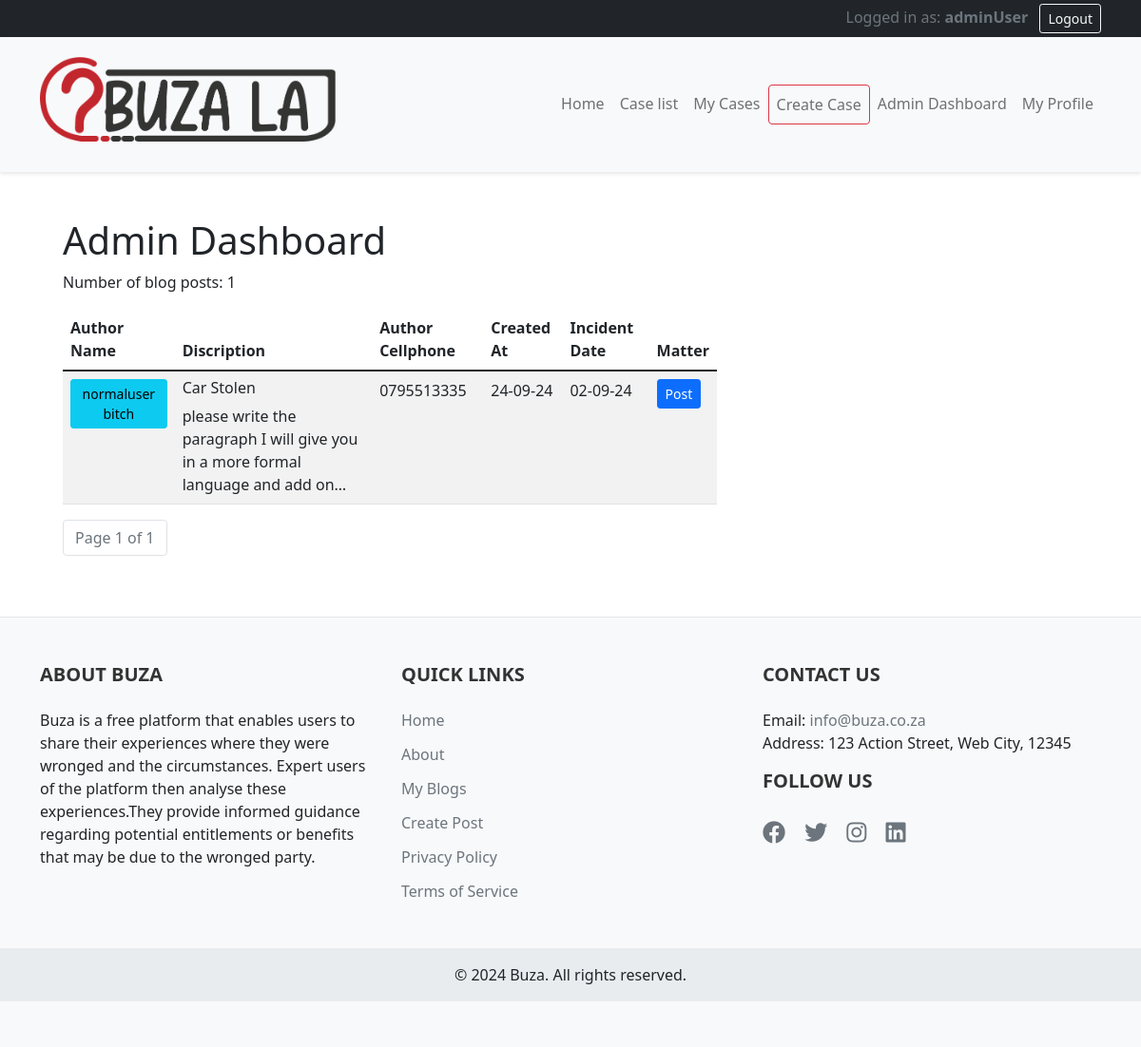
/admin-dashboard/ (signed in), run on the app's committed database.
### blog/models.py (models this page shows, shortened)
class BlogPost(models.Model):
    AGAINST_CHOICES = [
        ('Eastern Cape', 'Eastern Cape'),
        ('Free State', 'Free State'),
        ('Gauteng', 'Gauteng'),
        ('KwaZulu-Natal', 'KwaZulu-Natal'),
        ('Limpopo', 'Limpopo'),
        ('Mpumalanga', 'Mpumalanga'),
        ('North West', 'North West'),
        ('Western Cape', 'Western Cape'),
        ('Northern Cape', 'Northern Cape,'),
    ]
    title = models.CharField(max_length=200)
    content = models.TextField()
    author = models.ForeignKey(User, on_delete=models.CASCADE)
    author_name = models.CharField(max_length=100, blank=True)  # New field
    created_at = models.DateTimeField(auto_now_add=True)
    updated_at = models.DateTimeField(auto_now=True)
    against = models.CharField(max_length=100)
    suburb = models.CharField(max_length=100)
    incident_date = models.DateField()
    file1 = models.FileField(upload_to='blog_files/', blank=True, null=True)
    file2 = models.FileField(upload_to='blog_files/', blank=True, null=True)
    file3 = models.FileField(upload_to='blog_files/', blank=True, null=True)
    file4 = models.FileField(upload_to='blog_files/', blank=True, null=True)
    province = models.CharField(max_length=100, choices=AGAINST_CHOICES)

class UserProfile(models.Model):
    user = models.OneToOneField(User, on_delete=models.CASCADE, related_name='profile')
    phone_number = models.CharField(max_length=15, blank=True)
    profession = models.CharField(max_length=100,blank=True, null=True)

### blog/views.py (the view)
# urls.py: path('admin-dashboard/', views.admin_dashboard, name='admin_dashboard'),
@user_passes_test(is_admin)
def admin_dashboard(request):
    blog_posts = BlogPost.objects.all().order_by('-created_at')
    print(f"Number of blog posts: {blog_posts.count()}")
    for post in blog_posts:
        post.detail_url = reverse('post_detail', args=[post.id])
    paginator = Paginator(blog_posts, 10)  # Show 10 posts per page
    page_number = request.GET.get('page')
    page_obj = paginator.get_page(page_number)
    context = {
        'blog_posts': page_obj,
    }
    return render(request, 'blog/admin_dashboard.html', context)

### blog/views.py (called while the page is built)
def is_admin(user):
    return user.is_authenticated and user.is_staff

### blog/templates/blog/admin_dashboard.html (shortened to what this page needs)
{% extends 'blog/base.html' %}
{% block content %}
<div class="container mt-4">
    <h1>Admin Dashboard</h1>
    <p>Number of blog posts: {{ blog_posts.paginator.count }}</p>
    <div class="table-responsive">
        <table class="table table-striped">
            <thead>
                <tr>
                    <th>Author Name</th>
                    <th>Discription</th>
                    <th>Author Cellphone</th>
                    <th>Created At</th>
                    <th>Incident Date</th>
                    <th>Matter</th>
                </tr>
            </thead>
            <tbody>
                {% for post in blog_posts %}
                <tr>
                    <td>
                        <a href="{% url 'user_profile' post.author.username %}" class="btn btn-sm btn-info ml-2">{{ post.author.first_name }} </a>
                    </td>
                    <td> <h6>{{ post.title }}</h6>{{ post.content |truncatechars:80}}</td>
                    <td>{{ post.author.profile.phone_number}}</td>
                    <td>{{ post.created_at|date:"d-m-y" }}</td>
                    <td>{{ post.incident_date|date:"d-m-y" }}</td>
                    <td>
                        <a href="{{ post.detail_url }}" class="btn btn-sm btn-primary"> Post</a>
                    </td>
                </tr>
                {% empty %}
                <tr>
                    <td colspan="7">No blog posts found.</td>
                </tr>
                {% endfor %}
            </tbody>
        </table>
    </div>
    <nav aria-label="Page navigation">
        <ul class="pagination">
            <li class="page-item disabled"><a class="page-link" href="#">Page {{ blog_posts.number }} of {{ blog_posts.paginator.num_pages }}</a></li>
        </ul>
    </nav>
</div>
{% endblock %}

### blog/templates/blog/base.html (shortened to what this page needs)
{% load static %}
<!DOCTYPE html>
<html lang="en">
<head>
    <link href="https://cdn.jsdelivr.net/npm/bootstrap@5.1.3/dist/css/bootstrap.min.css" rel="stylesheet">
    <link rel="stylesheet" href="https://cdnjs.cloudflare.com/ajax/libs/font-awesome/5.15.3/css/all.min.css">
</head>
<body>
    <div class="text-white bg-dark  p-1 user-status-bar">
        <div class="container">
            <div class="row">
                <div class="col-md-6">
                </div>
                <div class="col-md-6 text-end">
                    {% if user.is_authenticated %}
                        <span class="text-muted">Logged in as: <strong>{{ user.username }}</strong></span>
                        <form method="post" action="{% url 'logout' %}" class="d-inline">
                            <button type="submit" class="btn btn-sm btn-outline-light ms-2">Logout</button>
                        </form>
                    {% else %}
                        <span class="text-muted">Not logged in</span>
                        <a href="{% url 'login' %}" class="btn btn-sm btn-outline-primary ms-2">Login</a>
                        <a href="{% url 'register' %}" class="btn btn-sm btn-outline-success ms-2">Register</a>
                    {% endif %}
                </div>
            </div>
        </div>
    </div>
    <nav class="navbar navbar-expand-lg navbar-light bg-light  main-navbar">
        <div class="container">
            <a class="navbar-brand d-flex align-items-center" href="{% url 'index' %}">
                <img src="{% static 'images/logo.png' %}" alt="Our Blog Logo" class="mr-3">
            </a>
            <div class="collapse navbar-collapse" id="navbarNav">
                <ul class="navbar-nav ms-auto">
                    <li class="nav-item">
                        <a class="nav-link" href="{% url 'index' %}">Home</a>
                    </li>
                    <li class="nav-item">
                        <a class="nav-link" href="{% url 'home' %}">Case list</a>
                    </li>
                    {% if user.is_authenticated %}
                        <li class="nav-item">
                            <a class="nav-link" href="{% url 'my_blogs' %}">My Cases</a>
                        </li>
                            <li class="nav-item">
                            <a class="nav-link btn btn-outline-danger" href="{% url 'create_post' %}">Create Case</a>
                        </li>
                        {% if user.is_staff %}
                            <li class="nav-item">
                                <a class="nav-link" href="{% url 'admin_dashboard' %}">Admin Dashboard</a>
                            </li>
                            <li class="nav-item">
                                <a class="nav-link" href="{% url 'user_profile' user.username %}">My Profile</a>
                            </li>
                        {% endif %}
                    {% endif %}
                </ul>
            </div>
        </div>
    </nav>
    <main class="container mt-4">
        <div class="row">
            <div class="col-md-8">
                {% block content %}
                {% endblock %}
            </div>
                </div>
    </main>
    <footer class="footer">
        <div class="container">
            <div class="row">
                <div class="col-md-4 mb-4 mb-md-0">
                    <h5>About Buza</h5>
                    <p class="justify-content-center">Buza is a free platform that enables users to share their experiences where they were wronged and the circumstances. Expert users of the platform then analyse these experiences.They provide informed guidance regarding potential entitlements or benefits that may be due to the wronged party.</p>
                </div>
                <div class="col-md-4 mb-4 mb-md-0">
                    <h5>Quick Links</h5>
                    <ul>
                        <li><a href="{% url 'home' %}">Home</a></li>
                        <li><a href="{% url 'about' %}">About</a></li>
                        {% if user.is_authenticated %}
                            <li><a href="{% url 'my_blogs' %}">My Blogs</a></li>
                            <li><a href="{% url 'create_post' %}">Create Post</a></li>
                        {% else %}
                            <li><a href="{% url 'login' %}">Login</a></li>
                            <li><a href="{% url 'register' %}">Register</a></li>
                        {% endif %}
                        <li><a href="{% url 'privacy_policy' %}">Privacy Policy</a></li>
                        <li><a href="{% url 'terms_of_service' %}">Terms of Service</a></li>
                    </ul>
                </div>
                <div class="col-md-4">
                    <h5>Contact Us</h5>
                    <p>
                        Email: <a href="mailto:info@Buza.co.za">info@buza.co.za</a><br>
                        Address: 123 Action Street, Web City, 12345
                    </p>
                    <h5>Follow Us</h5>
                    <div class="social-icons">
                        <a href="#" target="_blank"><i class="fab fa-facebook"></i></a>
                        <a href="#" target="_blank"><i class="fab fa-twitter"></i></a>
                        <a href="#" target="_blank"><i class="fab fa-instagram"></i></a>
                        <a href="#" target="_blank"><i class="fab fa-linkedin"></i></a>
                    </div>
                </div>
            </div>
        </div>
        <div class="footer-bottom">
            <div class="container">
                <div class="row">
                    <div class="col-md-12 text-center">
                        <p>&copy; {% now "Y" %} Buza. All rights reserved.</p>
                    </div>
                </div>
            </div>
        </div>
    </footer>
</body>
</html>

### data on the page
BlogPost: author.first_name "normaluser bitch", title "Car Stolen", content "please write the paragraph I will give you in a more formal language and add on…", author.profile.phone_number "0795513335", created_at "24-09-24", incident_date "02-09-24"

### other printed values
{{ user.username }} "adminUser"
{{ blog_posts.paginator.count }} "1"
{{ blog_posts.number }} "1"
{{ blog_posts.paginator.num_pages }} "1"
